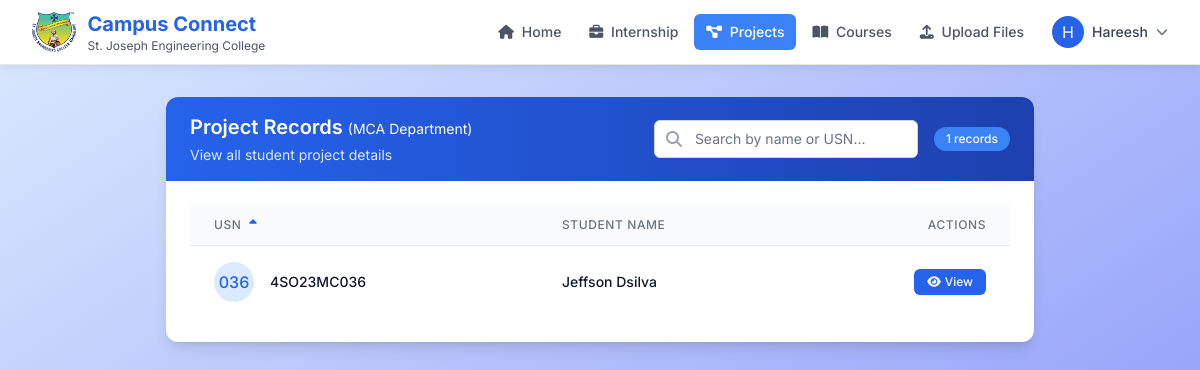
/archive/stubs/hodviewproject.php (signed in), run on the app's committed database.
### tables this page shows
CREATE TABLE `project` (
  `id` int(11) NOT NULL,
  `name` varchar(255) DEFAULT NULL,
  `usn` varchar(20) DEFAULT NULL,
  `project_role` varchar(255) DEFAULT NULL,
  `phone` varchar(15) DEFAULT NULL,
  `location` varchar(255) DEFAULT NULL,
  `start_date` date DEFAULT NULL,
  `end_date` date DEFAULT NULL,
  `languages_used` text DEFAULT NULL,
  `project_title` varchar(255) DEFAULT NULL,
  `project_domain` varchar(255) DEFAULT NULL,
  `project_description` text DEFAULT NULL,
  `features` text DEFAULT NULL,
  `problem_statement` text DEFAULT NULL,
  `proposed_solution` text DEFAULT NULL,
  `github_link` varchar(255) DEFAULT NULL,
  `uploaded_file_name` longblob DEFAULT NULL,
  `created_at` datetime DEFAULT NULL
);

### archive/stubs/hodviewproject.php (called while the page is built)
<?php
require_once __DIR__ . '/../../app/modules/projects/hodviewproject.php';

### app/modules/projects/hodviewproject.php (the view, shortened to what this page needs)
<?php
require_once __DIR__ . '/../../views/hodheader.php';
$hodDept = $_SESSION['dept'];
$records_per_page = 10;
$page = isset($_GET['page']) ? (int)$_GET['page'] : 1;
$offset = ($page - 1) * $records_per_page;
$search = isset($_GET['search']) ? $conn->real_escape_string($_GET['search']) : '';
$search_condition = '';
$total_records_query = "SELECT COUNT(*) FROM project p
                       JOIN students s ON p.usn = s.usn
                       WHERE s.dept_code = ? $search_condition";
$stmt = $conn->prepare($total_records_query);
if (!empty($search)) {
    $stmt->bind_param("sss", $hodDept, $search_param, $search_param);
} else {
    $stmt->bind_param("s", $hodDept);
}
$stmt->execute();
$total_records = $stmt->get_result()->fetch_row()[0];
$sql = "SELECT p.usn, p.name FROM project p
        JOIN students s ON p.usn = s.usn
        WHERE s.dept_code = ? $search_condition
        ORDER BY p.usn ASC LIMIT ?, ?";
$stmt = $conn->prepare($sql);
if (!empty($search)) {
    $stmt->bind_param("sssii", $hodDept, $search_param, $search_param, $offset, $records_per_page);
} else {
    $stmt->bind_param("sii", $hodDept, $offset, $records_per_page);
}
$stmt->execute();
$result = $stmt->get_result();
?>
<!DOCTYPE html>
<html lang="en">
<head>
    <link href="https://cdnjs.cloudflare.com/ajax/libs/font-awesome/6.4.0/css/all.min.css" rel="stylesheet" />
</head>
<body class="bg-gray-50">
    <main class="mx-auto px-4 py-8 lg:w-3/4 xl:w-3/4 2xl:w-3/4">
        <div class="bg-white rounded-xl shadow-lg overflow-hidden">
            <div class="bg-gradient-to-r from-blue-600 to-blue-800 px-6 py-4">
                <div class="flex flex-col sm:flex-row items-start sm:items-center justify-between gap-4">
                    <div>
                        <h2 class="text-xl font-semibold text-white">Project Records <span class="text-sm font-normal">(<?php echo $hodDept; ?> Department)</span></h2>
                        <p class="text-blue-100 text-sm mt-1">View all student project details</p>
                    </div>
                    <div class="flex items-center gap-4 w-full sm:w-auto">
                        <form method="GET" action="" class="flex-1 sm:flex-none">
                            <div class="relative">
                                <div class="absolute inset-y-0 left-0 pl-3 flex items-center pointer-events-none">
                                </div>
                                <input type="text" name="search" value="<?php echo htmlspecialchars($search); ?>"
                                    class="block w-full pl-10 pr-3 py-2 border border-gray-300 rounded-md leading-5 bg-white placeholder-gray-500 focus:outline-none focus:ring-blue-500 focus:border-blue-500 sm:text-sm"
                                    placeholder="Search by name or USN..."
                                    aria-label="Search">
                            </div>
                        </form>
                        <div class="bg-blue-500 text-white px-3 py-1 rounded-full text-xs font-medium whitespace-nowrap">
                            <?php echo $total_records; ?> records
                        </div>
                    </div>
                </div>
            </div>
            <div class="p-6">
                <?php if ($result->num_rows > 0) : ?>
                    <div class="overflow-x-auto">
                        <table class="min-w-full divide-y divide-gray-200">
                            <thead class="bg-gray-50">
                                <tr>
                                    <th scope="col" class="px-6 py-3 text-left text-xs font-medium text-gray-500 uppercase tracking-wider">
                                        USN
                                        <span class="ml-1 text-blue-600">
                                            <i class="fas fa-sort-up"></i>
                                        </span>
                                    </th>
                                    <th scope="col" class="px-6 py-3 text-left text-xs font-medium text-gray-500 uppercase tracking-wider">Student Name</th>
                                    <th scope="col" class="px-6 py-3 text-right text-xs font-medium text-gray-500 uppercase tracking-wider">Actions</th>
                                </tr>
                            </thead>
                            <tbody class="bg-white divide-y divide-gray-200">
                                <?php while ($row = $result->fetch_assoc()) : ?>
                                    <tr class="hover:bg-gray-50 transition-colors duration-150">
                                        <td class="px-6 py-4 whitespace-nowrap">
                                            <div class="flex items-center">
                                                <div class="flex-shrink-0 h-10 w-10 bg-blue-100 rounded-full flex items-center justify-center">
                                                    <span class="text-blue-600 font-medium"><?php echo substr(htmlspecialchars($row["usn"]), -3); ?></span>
                                                </div>
                                                <div class="ml-4">
                                                    <div class="text-sm font-medium text-gray-900"><?php echo htmlspecialchars($row["usn"]); ?></div>
                                                </div>
                                            </div>
                                        </td>
                                        <td class="px-6 py-4 whitespace-nowrap">
                                            <div class="text-sm text-gray-900 font-medium"><?php echo htmlspecialchars($row["name"]); ?></div>
                                        </td>
                                        <td class="px-6 py-4 whitespace-nowrap text-right text-sm font-medium">
                                            <form action="hodproject_details.php" method="GET" class="inline">
                                                <button type="submit" class="inline-flex items-center px-3 py-1 border border-transparent text-xs font-medium rounded-md shadow-sm text-white bg-blue-600 hover:bg-blue-700 focus:outline-none focus:ring-2 focus:ring-offset-2 focus:ring-blue-500">
                                                    <i class="fas fa-eye mr-1"></i> View
                                                </button>
                                            </form>
                                        </td>
                                    </tr>
                                <?php endwhile; ?>
                            </tbody>
                        </table>
                    </div>
                <?php endif; ?>
            </div>
        </div>
    </main>
</body>
</html>

### app/views/hodheader.php (style rules this page uses)
body { font-family: 'Inter', sans-serif; }

### data on the page
project: usn "036", usn "4SO23MC036", name "Jeffson Dsilva"

### other printed values
$initial "H"
explode(' ', $hodName)[1] "Hareesh"
$hodDept "MCA"
$total_records "1"
